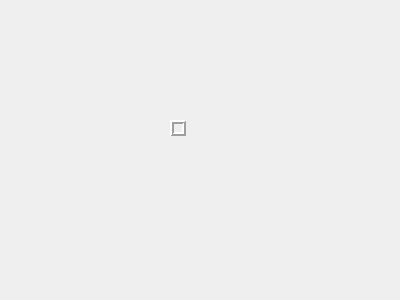
<?xml version="1.0" encoding="UTF-8"?>
<ui version="4.0">
 <class>MainWindow</class>
 <widget class="QMainWindow" name="MainWindow">
  <property name="geometry">
   <rect>
    <x>0</x>
    <y>0</y>
    <width>400</width>
    <height>300</height>
   </rect>
  </property>
  <property name="windowTitle">
   <string>MainWindow</string>
  </property>
  <widget class="QWidget" name="centralWidget">
   <widget class="QLabel" name="view">
    <property name="geometry">
     <rect>
      <x>0</x>
      <y>0</y>
      <width>300</width>
      <height>400</height>
     </rect>
    </property>
    <property name="text">
     <string/>
    </property>
   </widget>
   <widget class="QFrame" name="frame">
    <property name="geometry">
     <rect>
      <x>170</x>
      <y>120</y>
      <width>16</width>
      <height>16</height>
     </rect>
    </property>
    <property name="frameShape">
     <enum>QFrame::Box</enum>
    </property>
    <property name="frameShadow">
     <enum>QFrame::Raised</enum>
    </property>
    <property name="lineWidth">
     <number>2</number>
    </property>
   </widget>
  </widget>
 </widget>
 <layoutdefault spacing="6" margin="11"/>
 <resources/>
 <connections/>
</ui>
